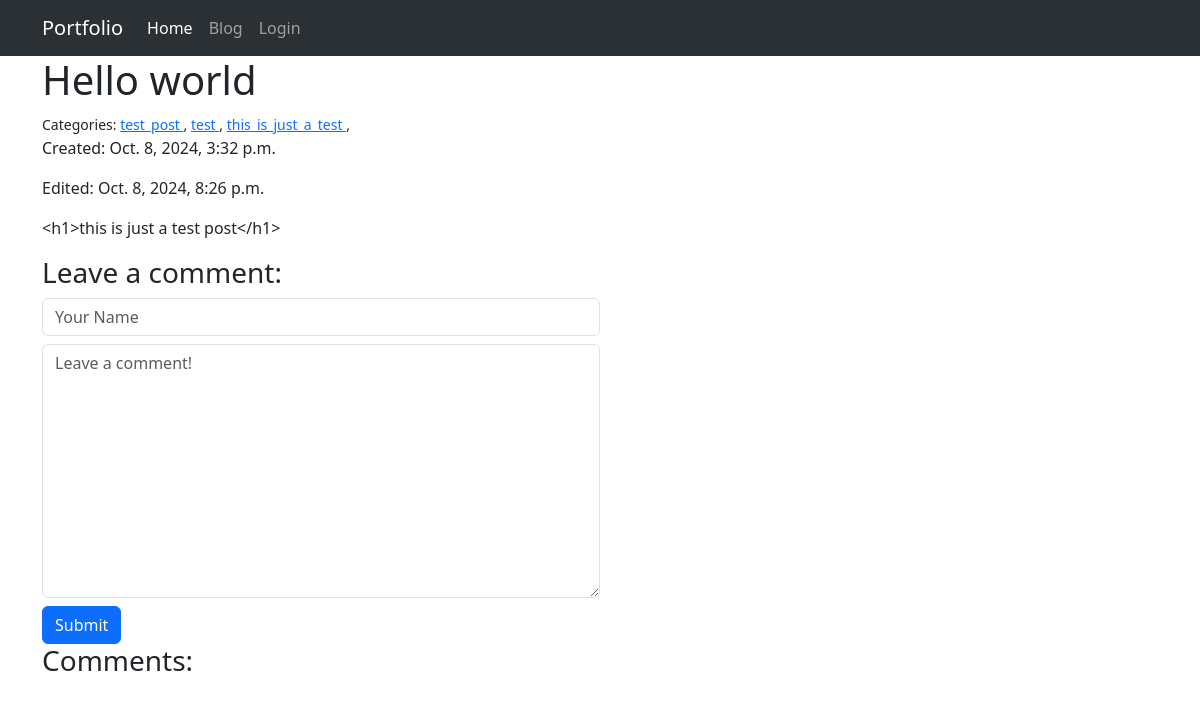
Page /blog/post/1/ on the committed database.
### blog/models.py (models this page shows, shortened)
class Post(models.Model):
    title = models.CharField(max_length=255)
    body = models.TextField()
    created_on = models.DateTimeField(auto_now_add=True)
    last_modified = models.DateTimeField(auto_now=True)
    categories = models.ManyToManyField("Category", related_name="posts")

class Category(models.Model):
    name = models.CharField(max_length=50)
    class Meta:
        verbose_name_plural = "categories"

### blog/views.py (the view, shortened to what this page needs)
# urls.py: path("post/<int:pk>/", views.blog_detail, name="blog_detail"),
def blog_detail(request, pk):
    post = Post.objects.get(pk=pk)
    form = CommentForm()
    comments = Comment.objects.filter(post=post)
    context = {
        "post": post,
        "comments": comments,
        "form": CommentForm(),
    }
    return render(request, "blog/detail.html", context)

### blog/forms.py
class CommentForm(forms.Form):
    author = forms.CharField(
        max_length=60,
        widget=forms.TextInput(
            attrs={"class": "form-control", "placeholder": "Your Name"}
        ),
    )
    body = forms.CharField(
        widget=forms.Textarea(
            attrs={"class": "form-control", "placeholder": "Leave a comment!"}
        )
    )

### blog/templates/blog/detail.html (shortened to what this page needs)
{% extends "projects/base.html" %} {% block content %}
<h1>{{ post.title }}</h1>
<small>
  Categories: {% for category in post.categories.all %}
  <a href="{% url 'blog:blog_category' category.name %}">
    {{ category.name }}
  </a>
  , {% endfor %}
</small>
<p>Created: {{ post.created_on }}</p>
<p>Edited: {{ post.last_modified }}</p>
<p>{{ post.body | slice:'400' }}</p>
<h3>Leave a comment:</h3>
<form method="post">
  <div class="w-50 mb-2">{{form.author}}</div>
  <div class="w-50 mb-2">{{form.body}}</div>
  <button type="submit" class="btn btn-primary">Submit</button>
</form>
<h3>Comments:</h3>
 {% endblock content %}

### rows in the picture
Post: title "Hello world", created_on "Oct. 8, 2024, 3:32 p.m.", last_modified "Oct. 8, 2024, 8:26 p.m.", body "<h1>this is just a test post</h1>"
Category: name "test_post"
Category: name "test"
Category: name "this_is_just_a_test"
